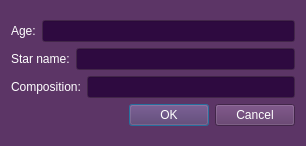
<?xml version="1.0" encoding="UTF-8"?>
<ui version="4.0">
 <class>Change</class>
 <widget class="QDialog" name="Change">
  <property name="geometry">
   <rect>
    <x>0</x>
    <y>0</y>
    <width>306</width>
    <height>146</height>
   </rect>
  </property>
  <property name="palette">
   <palette>
    <active>
     <colorrole role="WindowText">
      <brush brushstyle="SolidPattern">
       <color alpha="255">
        <red>255</red>
        <green>255</green>
        <blue>255</blue>
       </color>
      </brush>
     </colorrole>
     <colorrole role="Button">
      <brush brushstyle="SolidPattern">
       <color alpha="255">
        <red>92</red>
        <green>53</green>
        <blue>102</blue>
       </color>
      </brush>
     </colorrole>
     <colorrole role="Light">
      <brush brushstyle="SolidPattern">
       <color alpha="255">
        <red>138</red>
        <green>79</green>
        <blue>153</blue>
       </color>
      </brush>
     </colorrole>
     <colorrole role="Midlight">
      <brush brushstyle="SolidPattern">
       <color alpha="255">
        <red>115</red>
        <green>66</green>
        <blue>127</blue>
       </color>
      </brush>
     </colorrole>
     <colorrole role="Dark">
      <brush brushstyle="SolidPattern">
       <color alpha="255">
        <red>46</red>
        <green>26</green>
        <blue>51</blue>
       </color>
      </brush>
     </colorrole>
     <colorrole role="Mid">
      <brush brushstyle="SolidPattern">
       <color alpha="255">
        <red>61</red>
        <green>35</green>
        <blue>68</blue>
       </color>
      </brush>
     </colorrole>
     <colorrole role="Text">
      <brush brushstyle="SolidPattern">
       <color alpha="255">
        <red>255</red>
        <green>255</green>
        <blue>255</blue>
       </color>
      </brush>
     </colorrole>
     <colorrole role="BrightText">
      <brush brushstyle="SolidPattern">
       <color alpha="255">
        <red>255</red>
        <green>255</green>
        <blue>255</blue>
       </color>
      </brush>
     </colorrole>
     <colorrole role="ButtonText">
      <brush brushstyle="SolidPattern">
       <color alpha="255">
        <red>255</red>
        <green>255</green>
        <blue>255</blue>
       </color>
      </brush>
     </colorrole>
     <colorrole role="Base">
      <brush brushstyle="SolidPattern">
       <color alpha="255">
        <red>0</red>
        <green>0</green>
        <blue>0</blue>
       </color>
      </brush>
     </colorrole>
     <colorrole role="Window">
      <brush brushstyle="SolidPattern">
       <color alpha="255">
        <red>92</red>
        <green>53</green>
        <blue>102</blue>
       </color>
      </brush>
     </colorrole>
     <colorrole role="Shadow">
      <brush brushstyle="SolidPattern">
       <color alpha="255">
        <red>0</red>
        <green>0</green>
        <blue>0</blue>
       </color>
      </brush>
     </colorrole>
     <colorrole role="AlternateBase">
      <brush brushstyle="SolidPattern">
       <color alpha="255">
        <red>46</red>
        <green>26</green>
        <blue>51</blue>
       </color>
      </brush>
     </colorrole>
     <colorrole role="ToolTipBase">
      <brush brushstyle="SolidPattern">
       <color alpha="255">
        <red>255</red>
        <green>255</green>
        <blue>220</blue>
       </color>
      </brush>
     </colorrole>
     <colorrole role="ToolTipText">
      <brush brushstyle="SolidPattern">
       <color alpha="255">
        <red>0</red>
        <green>0</green>
        <blue>0</blue>
       </color>
      </brush>
     </colorrole>
    </active>
    <inactive>
     <colorrole role="WindowText">
      <brush brushstyle="SolidPattern">
       <color alpha="255">
        <red>255</red>
        <green>255</green>
        <blue>255</blue>
       </color>
      </brush>
     </colorrole>
     <colorrole role="Button">
      <brush brushstyle="SolidPattern">
       <color alpha="255">
        <red>92</red>
        <green>53</green>
        <blue>102</blue>
       </color>
      </brush>
     </colorrole>
     <colorrole role="Light">
      <brush brushstyle="SolidPattern">
       <color alpha="255">
        <red>138</red>
        <green>79</green>
        <blue>153</blue>
       </color>
      </brush>
     </colorrole>
     <colorrole role="Midlight">
      <brush brushstyle="SolidPattern">
       <color alpha="255">
        <red>115</red>
        <green>66</green>
        <blue>127</blue>
       </color>
      </brush>
     </colorrole>
     <colorrole role="Dark">
      <brush brushstyle="SolidPattern">
       <color alpha="255">
        <red>46</red>
        <green>26</green>
        <blue>51</blue>
       </color>
      </brush>
     </colorrole>
     <colorrole role="Mid">
      <brush brushstyle="SolidPattern">
       <color alpha="255">
        <red>61</red>
        <green>35</green>
        <blue>68</blue>
       </color>
      </brush>
     </colorrole>
     <colorrole role="Text">
      <brush brushstyle="SolidPattern">
       <color alpha="255">
        <red>255</red>
        <green>255</green>
        <blue>255</blue>
       </color>
      </brush>
     </colorrole>
     <colorrole role="BrightText">
      <brush brushstyle="SolidPattern">
       <color alpha="255">
        <red>255</red>
        <green>255</green>
        <blue>255</blue>
       </color>
      </brush>
     </colorrole>
     <colorrole role="ButtonText">
      <brush brushstyle="SolidPattern">
       <color alpha="255">
        <red>255</red>
        <green>255</green>
        <blue>255</blue>
       </color>
      </brush>
     </colorrole>
     <colorrole role="Base">
      <brush brushstyle="SolidPattern">
       <color alpha="255">
        <red>0</red>
        <green>0</green>
        <blue>0</blue>
       </color>
      </brush>
     </colorrole>
     <colorrole role="Window">
      <brush brushstyle="SolidPattern">
       <color alpha="255">
        <red>92</red>
        <green>53</green>
        <blue>102</blue>
       </color>
      </brush>
     </colorrole>
     <colorrole role="Shadow">
      <brush brushstyle="SolidPattern">
       <color alpha="255">
        <red>0</red>
        <green>0</green>
        <blue>0</blue>
       </color>
      </brush>
     </colorrole>
     <colorrole role="AlternateBase">
      <brush brushstyle="SolidPattern">
       <color alpha="255">
        <red>46</red>
        <green>26</green>
        <blue>51</blue>
       </color>
      </brush>
     </colorrole>
     <colorrole role="ToolTipBase">
      <brush brushstyle="SolidPattern">
       <color alpha="255">
        <red>255</red>
        <green>255</green>
        <blue>220</blue>
       </color>
      </brush>
     </colorrole>
     <colorrole role="ToolTipText">
      <brush brushstyle="SolidPattern">
       <color alpha="255">
        <red>0</red>
        <green>0</green>
        <blue>0</blue>
       </color>
      </brush>
     </colorrole>
    </inactive>
    <disabled>
     <colorrole role="WindowText">
      <brush brushstyle="SolidPattern">
       <color alpha="255">
        <red>46</red>
        <green>26</green>
        <blue>51</blue>
       </color>
      </brush>
     </colorrole>
     <colorrole role="Button">
      <brush brushstyle="SolidPattern">
       <color alpha="255">
        <red>92</red>
        <green>53</green>
        <blue>102</blue>
       </color>
      </brush>
     </colorrole>
     <colorrole role="Light">
      <brush brushstyle="SolidPattern">
       <color alpha="255">
        <red>138</red>
        <green>79</green>
        <blue>153</blue>
       </color>
      </brush>
     </colorrole>
     <colorrole role="Midlight">
      <brush brushstyle="SolidPattern">
       <color alpha="255">
        <red>115</red>
        <green>66</green>
        <blue>127</blue>
       </color>
      </brush>
     </colorrole>
     <colorrole role="Dark">
      <brush brushstyle="SolidPattern">
       <color alpha="255">
        <red>46</red>
        <green>26</green>
        <blue>51</blue>
       </color>
      </brush>
     </colorrole>
     <colorrole role="Mid">
      <brush brushstyle="SolidPattern">
       <color alpha="255">
        <red>61</red>
        <green>35</green>
        <blue>68</blue>
       </color>
      </brush>
     </colorrole>
     <colorrole role="Text">
      <brush brushstyle="SolidPattern">
       <color alpha="255">
        <red>46</red>
        <green>26</green>
        <blue>51</blue>
       </color>
      </brush>
     </colorrole>
     <colorrole role="BrightText">
      <brush brushstyle="SolidPattern">
       <color alpha="255">
        <red>255</red>
        <green>255</green>
        <blue>255</blue>
       </color>
      </brush>
     </colorrole>
     <colorrole role="ButtonText">
      <brush brushstyle="SolidPattern">
       <color alpha="255">
        <red>46</red>
        <green>26</green>
        <blue>51</blue>
       </color>
      </brush>
     </colorrole>
     <colorrole role="Base">
      <brush brushstyle="SolidPattern">
       <color alpha="255">
        <red>92</red>
        <green>53</green>
        <blue>102</blue>
       </color>
      </brush>
     </colorrole>
     <colorrole role="Window">
      <brush brushstyle="SolidPattern">
       <color alpha="255">
        <red>92</red>
        <green>53</green>
        <blue>102</blue>
       </color>
      </brush>
     </colorrole>
     <colorrole role="Shadow">
      <brush brushstyle="SolidPattern">
       <color alpha="255">
        <red>0</red>
        <green>0</green>
        <blue>0</blue>
       </color>
      </brush>
     </colorrole>
     <colorrole role="AlternateBase">
      <brush brushstyle="SolidPattern">
       <color alpha="255">
        <red>92</red>
        <green>53</green>
        <blue>102</blue>
       </color>
      </brush>
     </colorrole>
     <colorrole role="ToolTipBase">
      <brush brushstyle="SolidPattern">
       <color alpha="255">
        <red>255</red>
        <green>255</green>
        <blue>220</blue>
       </color>
      </brush>
     </colorrole>
     <colorrole role="ToolTipText">
      <brush brushstyle="SolidPattern">
       <color alpha="255">
        <red>0</red>
        <green>0</green>
        <blue>0</blue>
       </color>
      </brush>
     </colorrole>
    </disabled>
   </palette>
  </property>
  <property name="windowTitle">
   <string>Dialog</string>
  </property>
  <layout class="QGridLayout" name="gridLayout_2">
   <item row="0" column="0">
    <layout class="QGridLayout" name="gridLayout">
     <item row="0" column="0">
      <layout class="QHBoxLayout" name="horizontalLayout_3">
       <item>
        <widget class="QLabel" name="label">
         <property name="text">
          <string>Age:</string>
         </property>
        </widget>
       </item>
       <item>
        <widget class="QLineEdit" name="age">
         <property name="palette">
          <palette>
           <active>
            <colorrole role="Base">
             <brush brushstyle="SolidPattern">
              <color alpha="255">
               <red>46</red>
               <green>10</green>
               <blue>64</blue>
              </color>
             </brush>
            </colorrole>
           </active>
           <inactive>
            <colorrole role="Base">
             <brush brushstyle="SolidPattern">
              <color alpha="255">
               <red>46</red>
               <green>10</green>
               <blue>64</blue>
              </color>
             </brush>
            </colorrole>
           </inactive>
           <disabled>
            <colorrole role="Base">
             <brush brushstyle="SolidPattern">
              <color alpha="255">
               <red>92</red>
               <green>53</green>
               <blue>102</blue>
              </color>
             </brush>
            </colorrole>
           </disabled>
          </palette>
         </property>
        </widget>
       </item>
      </layout>
     </item>
     <item row="3" column="0">
      <layout class="QHBoxLayout" name="horizontalLayout_4">
       <item>
        <spacer name="horizontalSpacer">
         <property name="orientation">
          <enum>Qt::Horizontal</enum>
         </property>
         <property name="sizeHint" stdset="0">
          <size>
           <width>40</width>
           <height>20</height>
          </size>
         </property>
        </spacer>
       </item>
       <item>
        <widget class="QPushButton" name="ok">
         <property name="text">
          <string>OK</string>
         </property>
        </widget>
       </item>
       <item>
        <widget class="QPushButton" name="cancel">
         <property name="text">
          <string>Cancel</string>
         </property>
        </widget>
       </item>
      </layout>
     </item>
     <item row="2" column="0">
      <layout class="QHBoxLayout" name="horizontalLayout">
       <item>
        <widget class="QLabel" name="label_4">
         <property name="text">
          <string>Composition:</string>
         </property>
        </widget>
       </item>
       <item>
        <widget class="QLineEdit" name="composition">
         <property name="palette">
          <palette>
           <active>
            <colorrole role="Base">
             <brush brushstyle="SolidPattern">
              <color alpha="255">
               <red>46</red>
               <green>10</green>
               <blue>64</blue>
              </color>
             </brush>
            </colorrole>
           </active>
           <inactive>
            <colorrole role="Base">
             <brush brushstyle="SolidPattern">
              <color alpha="255">
               <red>46</red>
               <green>10</green>
               <blue>64</blue>
              </color>
             </brush>
            </colorrole>
           </inactive>
           <disabled>
            <colorrole role="Base">
             <brush brushstyle="SolidPattern">
              <color alpha="255">
               <red>92</red>
               <green>53</green>
               <blue>102</blue>
              </color>
             </brush>
            </colorrole>
           </disabled>
          </palette>
         </property>
        </widget>
       </item>
      </layout>
     </item>
     <item row="1" column="0">
      <layout class="QHBoxLayout" name="horizontalLayout_2">
       <item>
        <widget class="QLabel" name="label_2">
         <property name="text">
          <string>Star name:</string>
         </property>
        </widget>
       </item>
       <item>
        <widget class="QLineEdit" name="star_name">
         <property name="palette">
          <palette>
           <active>
            <colorrole role="Base">
             <brush brushstyle="SolidPattern">
              <color alpha="255">
               <red>46</red>
               <green>10</green>
               <blue>64</blue>
              </color>
             </brush>
            </colorrole>
           </active>
           <inactive>
            <colorrole role="Base">
             <brush brushstyle="SolidPattern">
              <color alpha="255">
               <red>46</red>
               <green>10</green>
               <blue>64</blue>
              </color>
             </brush>
            </colorrole>
           </inactive>
           <disabled>
            <colorrole role="Base">
             <brush brushstyle="SolidPattern">
              <color alpha="255">
               <red>92</red>
               <green>53</green>
               <blue>102</blue>
              </color>
             </brush>
            </colorrole>
           </disabled>
          </palette>
         </property>
        </widget>
       </item>
      </layout>
     </item>
    </layout>
   </item>
  </layout>
 </widget>
 <resources/>
 <connections/>
</ui>
